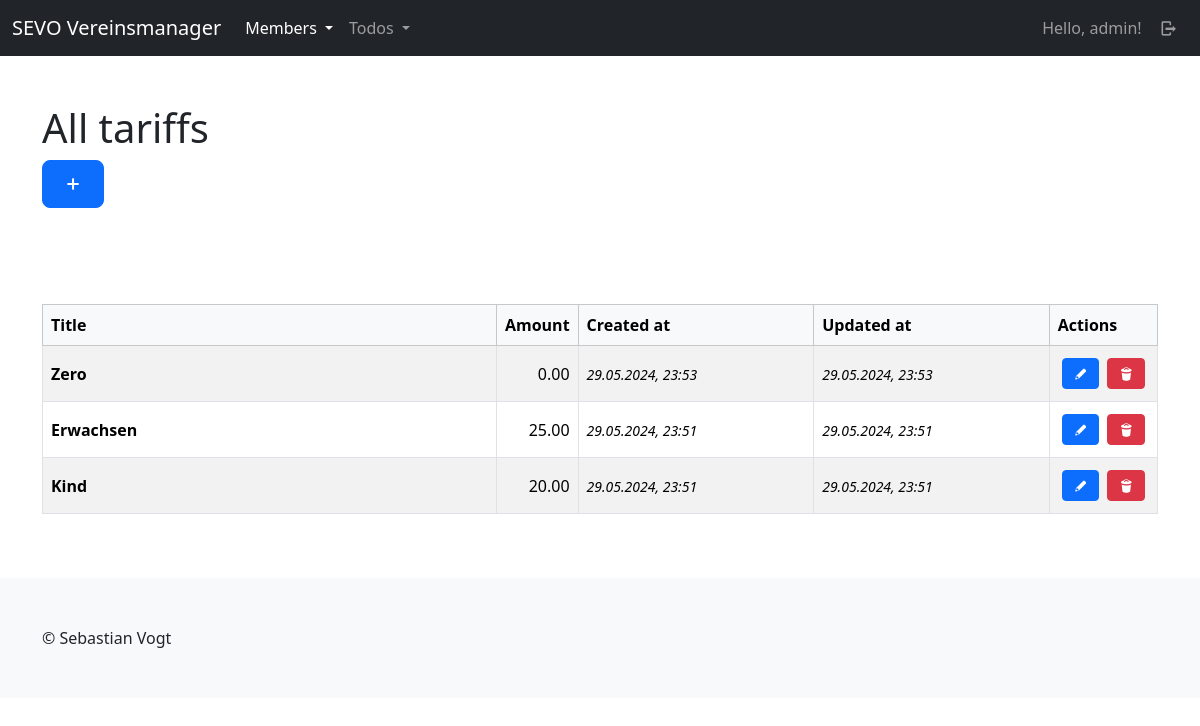
/mbrs/tariffs/ (signed in), run on the app's committed database.
### members/models.py (models this page shows, shortened)
class Tariff(models.Model):
    title = models.CharField(max_length=255, unique=True)
    amount = models.DecimalField(decimal_places=2, max_digits=5)
    created_at = models.DateTimeField(auto_now=True)
    updated_at = models.DateTimeField(auto_now_add=True)
    class Meta:
        ordering = ["-updated_at"]

### members/views/tariffs.py (the view)
# urls.py: path("tariffs/", tariffs.index, name="members-tariff-index"),
@login_required(login_url="sevo-auth-login")
def index(request):
    tariffs = models.Tariff.objects.all()
    return render(request, "members/tariff/index.html", {
        "title": _("All tariffs"),
        "tariffs": tariffs
    })

### members/templates/members/tariff/index.html (shortened to what this page needs)
{% extends "base_main.html" %}
{% load i18n %}
{% load static %}
{% block header %}
    <div class="container py-5">
        <div class="row">
            <div class="col-lg-12">
                <h1>{{ title }}</h1>
                <a class="btn btn-primary btn-lg" href="{% url "members-tariff-create" %}"><i class="demo-icon icon-plus"></i></a>
            </div>
        </div>
    </div>
{% endblock %}
{% block main %}
    {% if tariffs %}
    <div>
        {% include "members/tariff/partials/_list_table.html" %}
    </div>
    {% else %}
        <p>
            {% trans "No tariffs available." %}
        </p>
    {% endif %}
{%  endblock %}

### templates/partials/_navbar_drop_down.html (shortened to what this page needs)
{% load i18n %}
<nav class="navbar navbar-expand-lg navbar-dark bg-dark">
    <div class="container-fluid">
        <a class="navbar-brand" href="/">SEVO Vereinsmanager</a>
        <div class="collapse navbar-collapse" id="navbarContent">
            <ul class="navbar-nav me-auto mb-2 mb-lg-0">
                {% if user.is_authenticated %}
                <li class="nav-item dropdown">
                    <a class="nav-link dropdown-toggle {% if "mbrs" in request.path %} active{% endif %}"{% if "mbrs" in request.path %} aria-current="page"{% endif %} href="#" role="button" data-bs-toggle="dropdown" aria-expanded="false">
                      {% trans "Members" %}
                    </a>
                  </li>
                  <li class="nav-item dropdown">
                    <a class="nav-link dropdown-toggle {% if "tds" in request.path %} active{% endif %}"{% if "tds" in request.path %} aria-current="page"{% endif %} href="#" role="button" data-bs-toggle="dropdown" aria-expanded="false">
                      {% trans "Todos" %}
                    </a>
                  </li>
                {% endif %}
            </ul>
            <ul class="navbar-nav mb-2 mb-lg-0">
                {% if user.is_authenticated %}
                    <li class="nav-item">
                        <a class="nav-link" href="{% url "sevo-auth-user-detail" %}">{% trans "Hello" %}, {{ user }}!</a>
                    </li>
                    <li class="nav-item">
                        <a class="nav-link" href="{% url "sevo-auth-logout" %}"><i class="demo-icon icon-logout"></i></a>
                    </li>
                {% else %}
                    <li class="nav-item">
                        <a class="nav-link {% if "login" in request.path %} active{% endif %}"{% if "members" in request.path %} aria-current="page"{% endif %} href="{% url "sevo-auth-login" %}"><i class="demo-icon icon-user"></i></a>
                    </li>
                {% endif %}
            </ul>
        </div>
    </div>
</nav>

### members/templates/members/tariff/partials/_list_table.html
{% load i18n %}
<div class="table-responsive">
    <table class="table table-bordered align-middle table-striped">
        <thead class="table-light">
        <tr>
            <th scope="col">{% trans "Title" %}</th>
            <th scope="col">{% trans "Amount" %}</th>
            <th scope="col">{% trans "Created at" %}</th>
            <th scope="col">{% trans "Updated at" %}</th>
            <th scope="col">{% trans "Actions" %}</th>
        </tr>
        </thead>
        <tbody>
            {% for tariff in tariffs %}
                <tr>
                    <th scope="row" class="w-50">
                        {{ tariff.title }}
                    </th>
                    <td class="w-auto">
                        <div class="d-flex justify-content-end">
                            <div>
                                {{ tariff.amount }}
                            </div>
                        </div>
                    </td>
                    <td class="w-25"><time><small><i>{{ tariff.created_at|date:"d.m.Y, H:i" }}</i></small></time></td>
                    <td class="w-25"><time><small><i>{{ tariff.updated_at|date:"d.m.Y, H:i" }}</i></small></time></td>
                    <td class="w-auto">
                        <div class="d-flex justify-content-center align-content-center">
                            <a class="btn btn-primary btn-sm d-block m-1" href="{% url "members-tariff-update" id=tariff.id %}"><i class="demo-icon icon-pencil"></i></a>
                            <a class="btn btn-danger btn-sm d-block m-1" href="{% url "members-tariff-delete" id=tariff.id %}"><i class="demo-icon icon-trash"></i></a>
                        </div>
                    </td>
                </tr>
            {% endfor %}
        </tbody>
    </table>
</div>

### data on the page
Tariff: title "Zero", amount "0.00", created_at "29.05.2024, 23:53", updated_at "29.05.2024, 23:53"
Tariff: title "Erwachsen", amount "25.00", created_at "29.05.2024, 23:51", updated_at "29.05.2024, 23:51"
Tariff: title "Kind", amount "20.00", created_at "29.05.2024, 23:51", updated_at "29.05.2024, 23:51"

### other printed values
{{ user }} "admin"
{{ title }} "All tariffs"
